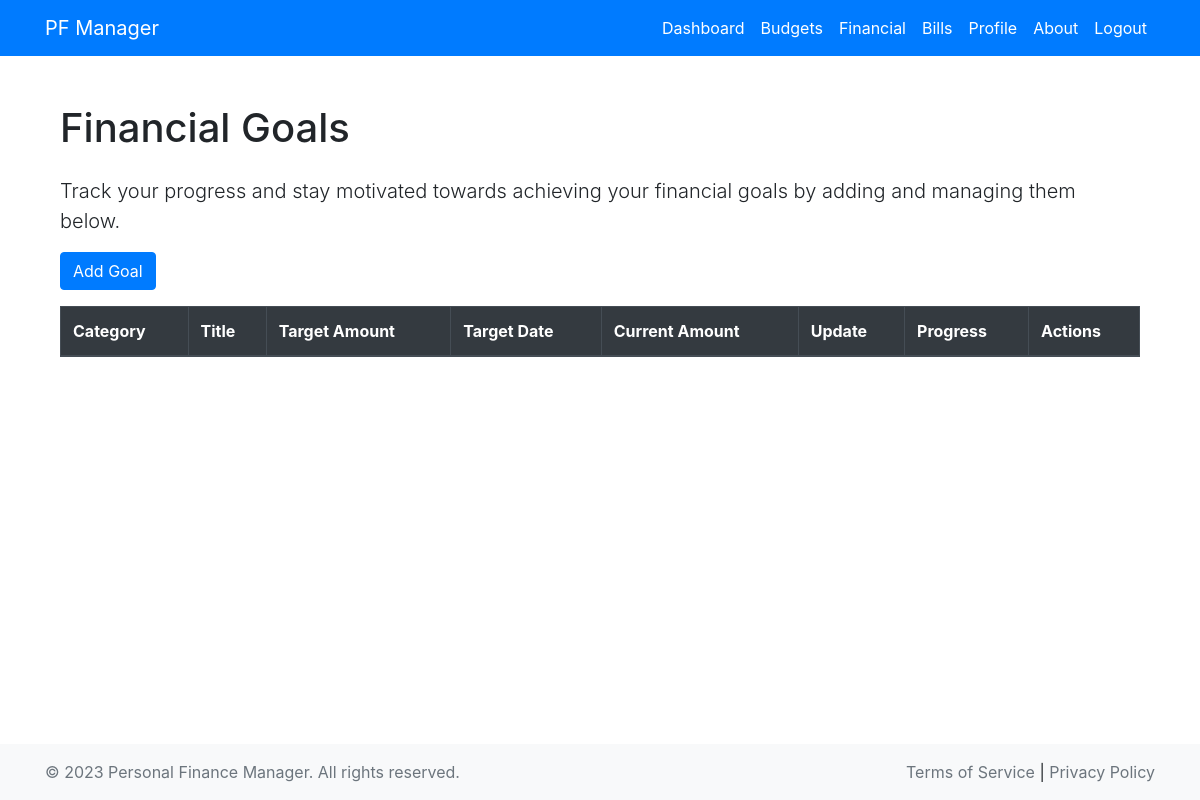
The page /view_goals/ (signed in) on the database as committed earlier.
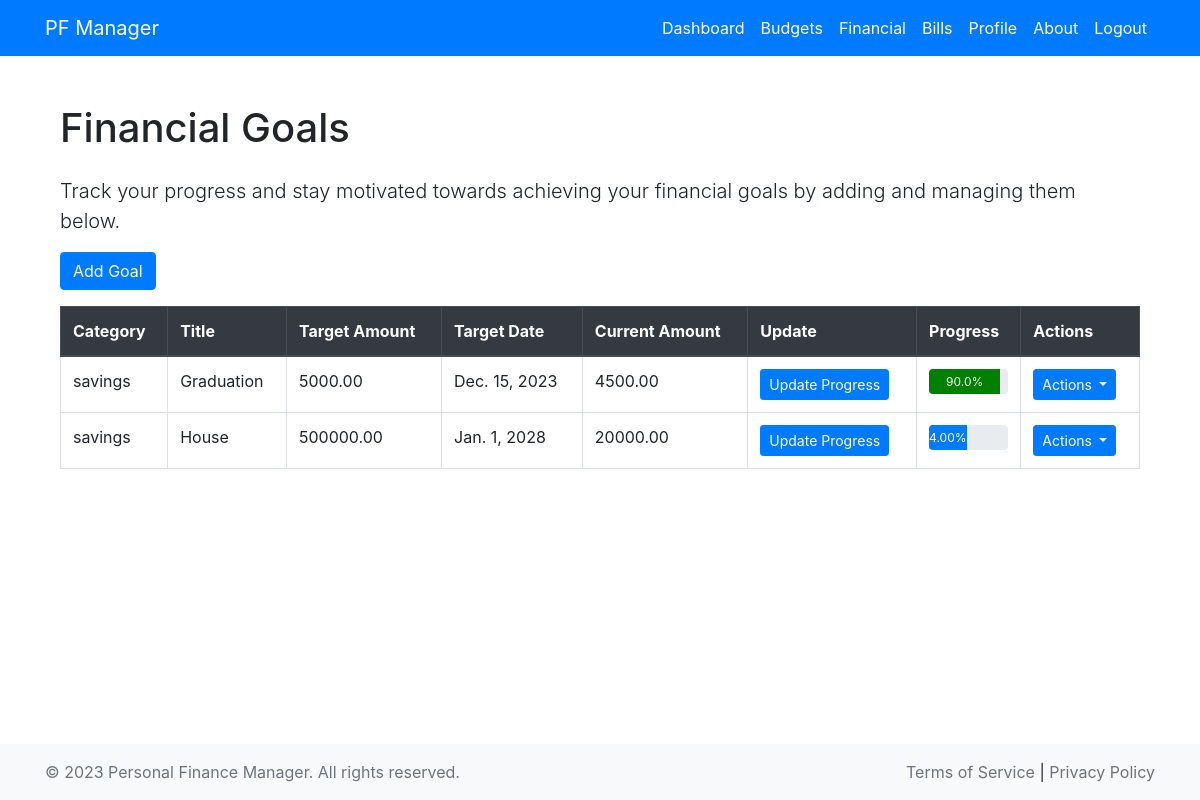
The same page on the database as committed later.
### money/models.py (models this page shows, shortened)
class Goal(models.Model):
    CATEGORY_CHOICES = [
        ('savings', 'Savings'),
        ('investments', 'Investments'),
        ('debt_reduction', 'Debt Reduction'),
    ]
    user = models.ForeignKey(User, on_delete=models.CASCADE)
    title = models.CharField(max_length=100)
    description = models.TextField()
    target_amount = models.DecimalField(max_digits=10, decimal_places=2)
    target_date = models.DateField()
    category = models.CharField(max_length=20, choices=CATEGORY_CHOICES, default='savings') # Add default value
    current_amount = models.DecimalField(max_digits=10, decimal_places=2, default=0)

### money/views.py (the view)
# urls.py: path('view_goals/', views.view_goals, name='view_goals'),
def view_goals(request):
    if not request.user.is_authenticated:
        return redirect('login')
    goals = Goal.objects.filter(user=request.user)
    for goal in goals:
        goal.progress = (goal.current_amount / goal.target_amount) * 100
    return render(request, 'money/view_goals.html', {'goals': goals})

### money/templates/money/view_goals.html (shortened to what this page needs)
{% extends 'money/base.html' %}
{% block content %}
<div class="container">
    <h1 class="my-4">Financial Goals</h1>
    <p class="lead">Track your progress and stay motivated towards achieving your financial goals by adding and managing them below.</p>
    <a href="{% url 'add_goal' %}" class="btn btn-primary mb-3">Add Goal</a>
    <div class="table-responsive">
        <table class="table table-bordered table-hover">
            <thead class="thead-dark">
                <tr>
                    <th>Category</th>
                    <th>Title</th>
                    <th>Target Amount</th>
                    <th>Target Date</th>
                    <th>Current Amount</th>
                    <th>Update</th>
                    <th>Progress</th>
                    <th>Actions</th>
                </tr>
            </thead>
            <tbody>
                {% for goal in goals %}
                <tr>
                    <td>{{ goal.category }}</td>
                    <td>{{ goal.title }}</td>
                    <td>{{ goal.target_amount }}</td>
                    <td>{{ goal.target_date }}</td>
                    <td>{{ goal.current_amount }}</td>
                    <td><a href="{% url 'update_goal_progress' goal.id %}" class="btn btn-primary btn-sm">Update Progress</a></td>
                    <td>
                        <div class="progress" style="height: 25px;">
                            <div class="progress-bar {% if goal.progress < 25 %}progress-bar-red{% elif goal.progress < 75 %}progress-bar-orange{% else %}progress-bar-green{% endif %}" id="progress-bar" role="progressbar" aria-valuenow="{{ goal.progress }}" aria-valuemin="0" aria-valuemax="100">{{ goal.progress }}%</div>
                          </div>
                    </td>
                    <td>
                        <div class="dropdown">
                            <button class="btn btn-primary btn-sm dropdown-toggle" type="button" id="actionsMenu" data-toggle="dropdown" aria-haspopup="true" aria-expanded="false">
                                Actions
                            </button>
                        </div>
                    </td>
                </tr>
                {% endfor %}
            </tbody>
        </table>
    </div>
</div>
{% endblock %}

### money/templates/money/base.html (shortened to what this page needs)
<!DOCTYPE html>
<html lang="en">
<head>
  <link rel="stylesheet" href="https://cdn.jsdelivr.net/npm/bootstrap@4.5.3/dist/css/bootstrap.min.css">
</head>
<body>
  <div class="page-container">
    <nav class="navbar navbar-expand-lg navbar-light  bg-primary ">
      <div class="container ">
        <a class="navbar-brand text-white" href="#">PF Manager </a>
        <div class="collapse navbar-collapse" id="navbarNav">
          <ul class="navbar-nav ml-auto ">
            <li class="nav-item">
              <a class="nav-link text-white" href="{% url 'data_analysis' %}">Dashboard</a>
            </li>
            <li class="nav-item">
              <a class="nav-link text-white" href="{% url 'view_budgets' %}">Budgets </a>
            </li>
            <li class="nav-item">
              <a class="nav-link text-white" href="{% url 'view_goals' %}">Financial </a>
            </li>
            <li class="nav-item">
              <a class="nav-link text-white" href="{% url 'view_bills' %}">Bills </a>
            </li>
            <li class="nav-item ">
              <a class="nav-link text-white" href="{% url 'user_profile' %}">Profile</a>
            </li>
            <li class="nav-">
              <a class="nav-link text-white" href="{% url 'about' %}">About</a>
            </li>
            {% if user.is_authenticated %}
            <li class="nav-item">
              <a class="nav-link text-white" href="{% url 'logout' %}">Logout</a>
            </li>
            {% endif %}
          </ul>
        </div>
      </div>
    </nav>
    <div class="content-container">
      <div class="container mt-5">
        {% block content %}
        {% endblock %}
      </div>
    </div>
    <footer class="footer mt-auto py-3 bg-light">
      <div class="container">
        <div class="row">
          <div class="col-md-6">
            <span class="text-muted">&copy; 2023 Personal Finance Manager. All rights reserved.</span>
          </div>
          <div class="col-md-6 text-right">
            <a href="{% url 'terms_and_privacy' %}" class="text-muted">Terms of Service</a> | <a href="#" class="text-muted">Privacy Policy</a>
          </div>
        </div>
      </div>
    </footer>
  </div>
</body>
</html>

### money/templates/money/base.html (style rules this page uses)
html, body { height: 100%; }
.page-container { display: flex; flex-direction: column; height: 100%; }
.content-container { flex: 1; }
.progress-bar-green { background-color: green; }

Rows that differ between the two databases and show on the page:
added Goal: category "savings", title "Graduation", target_amount "5000.00", target_date "Dec. 15, 2023", current_amount "4500.00", progress "90.0"
added Goal: category "savings", title "House", target_amount "500000.00", target_date "Jan. 1, 2028", current_amount "20000.00", progress "4.00"
